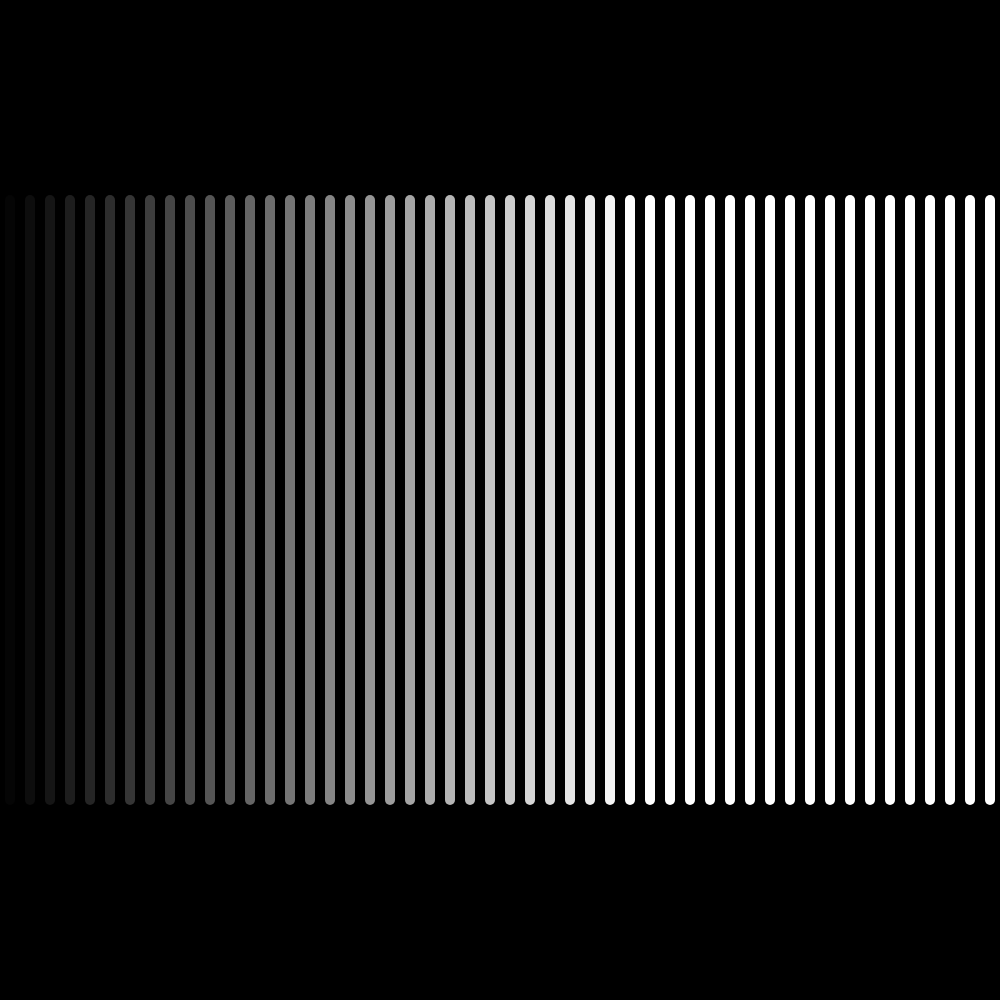
Frame 1 (no input)
Frame 60 (no input): identical to frame 1, image omitted
Frame 120 (the mouse pressed at the canvas centre since frame 60): identical to frame 1, image omitted

The p5.js sketch that drew this single still picture (run headless with seeded random() and noise() and a simulated clock; from frame 60 on, the mouse is pressed at the canvas centre):

// p5.js sketch
// ── sketch.js
// top y coord for the line
var y1 = 200;
// bottom y coord for the line
var y2 = 800;

var xCoord = 10;
var color = 5;


function setup() {
  createCanvas(1000, 1000);
}

function draw() {
  background(0);

  // reset color and xCoord variables
  color = 5;
  xCoord = 10;

  strokeWeight(10);

  for (var i = 0; i < 50; i++) {
	stroke(color);
	line(xCoord, y1, xCoord, y2);

	xCoord += 20;
	color += 8;
  }
  
}
